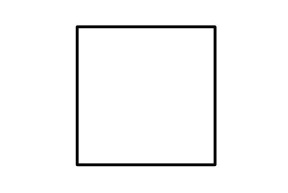
#> input picture sq_test.jpg, 288 x 193 px
$ python -i hog.py   (imports and definitions only)   (Python 2 division)   (older library calls are emulated)
#> lines starting #> are read from the running program, lines starting #| are printed output that depends on the picture
#> further down, picture is the input picture: shape (193, 288, 3); min 0, max 255, mean 247.7
#!/usr/bin/python

#print "hello"
import cv2
import numpy as np


class hog:
	def __init__(self,cellsize=3,blockheight=3,blockwidth=3):
		self.cellsize=cellsize
		self.blockheight=blockheight
		self.blockwidth=blockwidth
		self.derivate=np.array([-1,0,1])
		self.gammar_en=False
		self.gammar=0.5
		self.nbins=9
		self.min_ang=np.pi/self.nbins
		self.eps=1e-10
		self.border_width=1

	def calc_hog(self,img):
		gray_img=cv2.cvtColor(img,cv2.COLOR_BGR2GRAY)
		#if self.gammar_en:
			#do nothing

		#height_ratio=self.cellsize*self.blockheight
		#width_ratio=self.cellsize*self.blockwidth

		ratio=self.cellsize
		cell_area=float(self.cellsize*self.cellsize)
		#9 direction from 0~180
		hog_hist=np.zeros([gray_img.shape[0]/ratio,gray_img.shape[1]/ratio,self.nbins+1],dtype=float)
		#hog_hist=np.zeros([gray_img.shape[0]/ratio,gray_img.shape[1]/ratio,self.nbins+1],dtype=np.uint8)
		width=self.border_width
		expand_img=cv2.copyMakeBorder(gray_img,width,width,width,width,cv2.BORDER_REPLICATE)
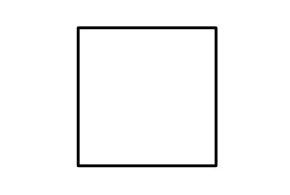
#> expand_img: shape (195, 290); min 0, max 255, mean 247.9

		"""
		for i in range(hog_hist.shape[0]):
			for j in range(hog_hist.shape[1]):
				pic_roi=gray_img[i*ratio:(i+1)*ratio,j*ratio:(j+1)*ratio]
				hog_hist[i,j,0]=np.uint8(np.sum(gray_img[i*ratio:(i+1)*ratio,j*ratio:(j+1)*ratio])/cell_area)

		return hog_hist
		"""
		dx_img=np.zeros(gray_img.shape)
		dy_img=np.zeros(gray_img.shape)
		for i in range(gray_img.shape[0]):
			dx_tmp=np.convolve(expand_img[i+width,:],self.derivate,'same')
			dx_img[i,:]=dx_tmp[width:-width]
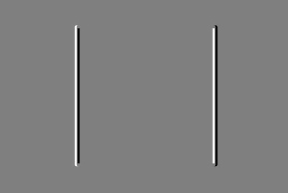
#> dx_img: shape (193, 288) float64; min -255, max 255, mean 0; drawn with min black and max white
		for i in range(gray_img.shape[1]):
			dy_tmp=np.convolve(expand_img[:,i+width],self.derivate,'same')
			dy_img[:,i]=dy_tmp[width:-width]
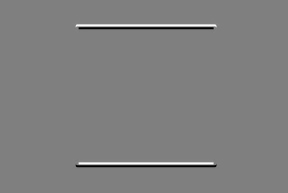
#> dy_img: shape (193, 288) float64; min -255, max 254, mean 0; drawn with min black and max white

		cv2.namedWindow('test1',cv2.WINDOW_NORMAL)
		cv2.namedWindow('test2',cv2.WINDOW_NORMAL)
		cv2.imshow('test1',np.uint8(dx_img))
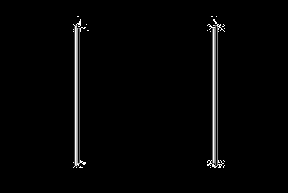
#> window 'test1': shape (193, 288); min 0, max 255, mean 4.6
		cv2.imshow('test2',np.uint8(dy_img))
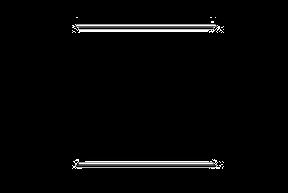
#> window 'test2': shape (193, 288); min 0, max 255, mean 6.2


		print hog_hist.shape
#| (64, 96, 10)
		for i in range(hog_hist.shape[0]):
			for j in range(hog_hist.shape[1]):
				dx_roi=dx_img[i*ratio:(i+1)*ratio,j*ratio:(j+1)*ratio]
				dy_roi=dy_img[i*ratio:(i+1)*ratio,j*ratio:(j+1)*ratio]
				#mag_roi=np.sqrt(dx_roi**2+dy_roi**2)*np.sign(dy_roi)
				mag_roi=np.sqrt(dx_roi**2+dy_roi**2)
				ang_roi=np.arctan(dy_roi/(dx_roi+self.eps))
				np.putmask(ang_roi,ang_roi<0,ang_roi+np.pi)
				ang_remap1=np.floor(ang_roi/self.min_ang)
				ang_remap2=ang_remap1+1
				np.putmask(ang_remap1,ang_remap1<0,ang_remap1+9)
				np.putmask(ang_remap2,ang_remap2<0,ang_remap2+9)
				ang_o=np.pi-self.min_ang
				ang_proj_1=ang_roi-ang_remap1*self.min_ang
				ang_proj_2=ang_remap2*self.min_ang-ang_roi
				mag_project_ang1=mag_roi/np.sin(ang_o)*np.sin(ang_proj_2)
				mag_project_ang2=mag_roi/np.sin(ang_o)*np.sin(ang_proj_1)
				[wait_hist1,r]=np.histogram(ang_remap1,bins=self.nbins,range=(0,8),weights=mag_project_ang1)
				[wait_hist2,r]=np.histogram(ang_remap2,bins=self.nbins,range=(0,8),weights=mag_project_ang2)
				hog_hist[i,j,-1]=np.uint8(np.sum(gray_img[i*ratio:(i+1)*ratio,j*ratio:(j+1)*ratio])/cell_area)
				hog_hist[i,j,0:9]=wait_hist1+wait_hist2
				'''
				if i==2 and j==3:
				#if j==3 :
					print "==="
					print dx_roi
					print "==="
					print dy_roi
					print "==="
					print mag_roi
					print "---"
					print ang_roi
					print "~~~"
					print ang_remap1
					print "~~~"
					print ang_remap2
					print "~~~"
					print ang_o
					print "---"
					print ang_proj_1
					print "---"
					print ang_proj_2
					print "---"
					print mag_project_ang1
					print "---"
					print mag_project_ang2
					print "~~~"
					print wait_hist1
					print wait_hist2
					print hog_hist[i,j,0:9]
					print '++++'
					'''
				'''
				'''


		print hog_hist.shape
#| (64, 96, 10)
		return hog_hist

	# [48 lines left out: functions HogGray, Hogpicture, Cell2Img, not called in this run]

>>> import cv2
>>> picture = cv2.imread('sq_test.jpg')
>>> result = hog().calc_hog(picture)
